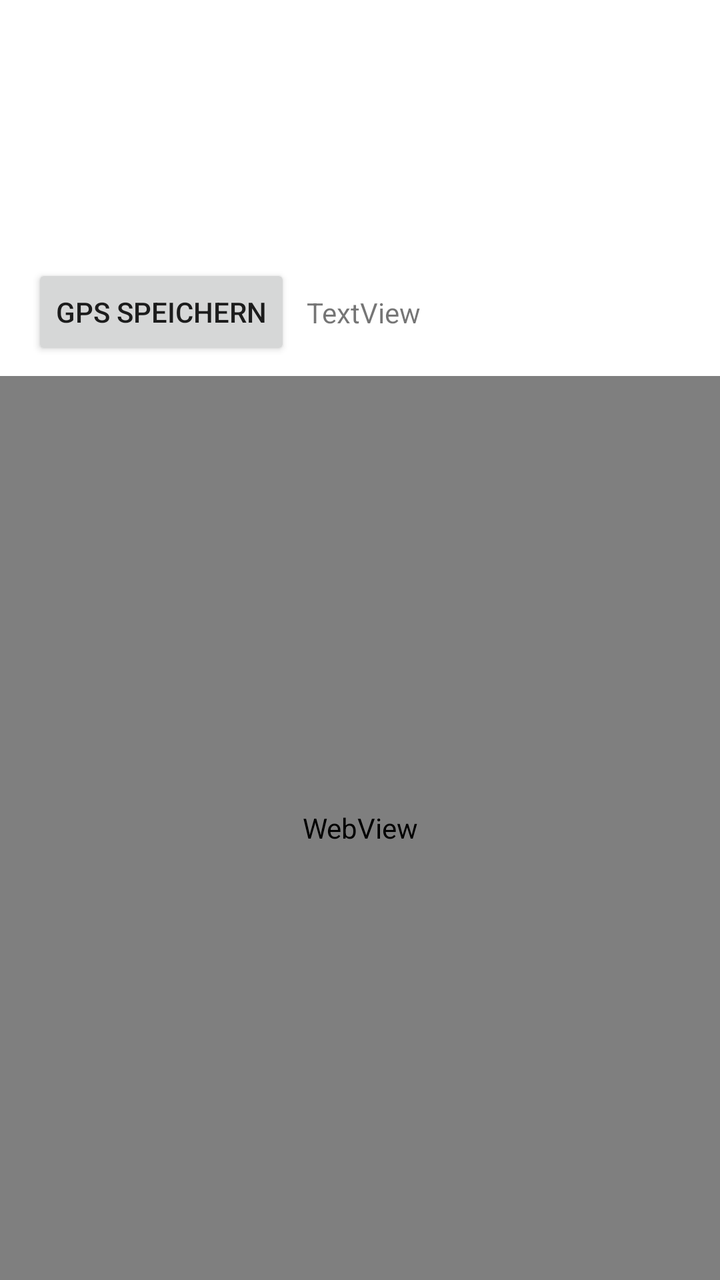
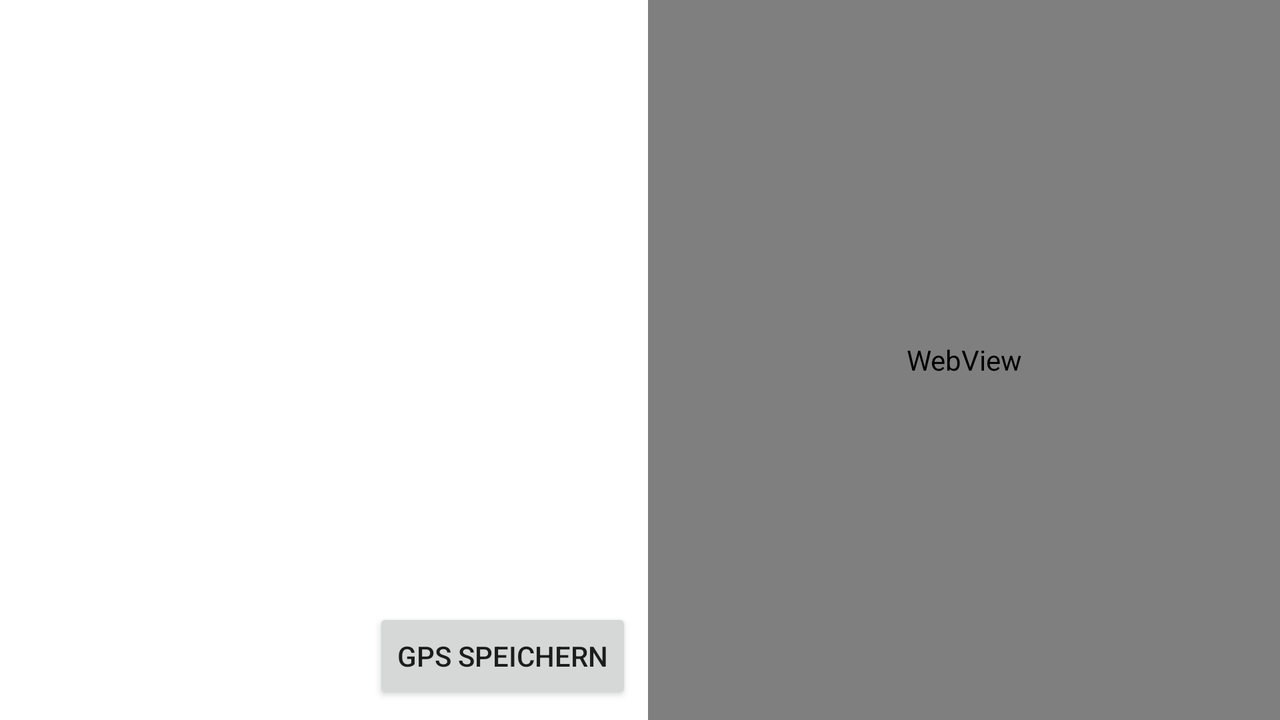

First picture: res/layout/ on a phone held upright. Second picture: the repository's own variant of that layout, on a device whose configuration matches the variant's folder. Source for both follows.
<!-- AndroidManifest.xml: application theme Theme.StundenplanHof -->
<!-- res/layout/activity_room.xml -->
<?xml version="1.0" encoding="utf-8"?>
<androidx.constraintlayout.widget.ConstraintLayout xmlns:android="http://schemas.android.com/apk/res/android"
    xmlns:app="http://schemas.android.com/apk/res-auto"
    xmlns:tools="http://schemas.android.com/tools"
    android:layout_width="match_parent"
    android:layout_height="match_parent"
    tools:context=".RoomActivity">

    <TextView
        android:id="@+id/textViewRoomHeader"
        android:layout_width="0dp"
        android:layout_height="wrap_content"
        android:layout_marginStart="16dp"
        android:layout_marginTop="8dp"
        android:layout_marginEnd="16dp"
        android:textSize="20sp"
        android:textStyle="bold"
        app:layout_constraintEnd_toEndOf="parent"
        app:layout_constraintStart_toStartOf="parent"
        app:layout_constraintTop_toTopOf="parent" />

    <TextView
        android:id="@+id/textViewRoomBuilding"
        android:layout_width="0dp"
        android:layout_height="wrap_content"
        android:layout_marginTop="8dp"
        android:textSize="16sp"
        app:layout_constraintEnd_toEndOf="@+id/textViewRoomHeader"
        app:layout_constraintStart_toStartOf="@+id/textViewRoomHeader"
        app:layout_constraintTop_toBottomOf="@+id/textViewRoomHeader" />

    <TextView
        android:id="@+id/textViewRoomFloor"
        android:layout_width="0dp"
        android:layout_height="wrap_content"
        android:layout_marginTop="8dp"
        android:textSize="16sp"
        app:layout_constraintEnd_toEndOf="@+id/textViewRoomBuilding"
        app:layout_constraintStart_toStartOf="@+id/textViewRoomBuilding"
        app:layout_constraintTop_toBottomOf="@+id/textViewRoomBuilding" />

    <TextView
        android:id="@+id/textViewRoomGPS"
        android:layout_width="0dp"
        android:layout_height="wrap_content"
        android:layout_marginTop="8dp"
        android:textSize="16sp"
        app:layout_constraintEnd_toEndOf="@+id/textViewRoomFloor"
        app:layout_constraintStart_toStartOf="@+id/textViewRoomFloor"
        app:layout_constraintTop_toBottomOf="@+id/textViewRoomFloor" />

    <Button
        android:id="@+id/buttonSaveGPS"
        android:layout_width="wrap_content"
        android:layout_height="wrap_content"
        android:layout_marginTop="8dp"
        android:onClick="onClickGpsSave"
        android:text="@string/gps_save"
        app:layout_constraintEnd_toStartOf="@+id/textViewCurrLoc"
        app:layout_constraintHorizontal_bias="0.0"
        app:layout_constraintStart_toStartOf="@+id/textViewRoomGPS"
        app:layout_constraintTop_toBottomOf="@+id/textViewRoomGPS" />

    <TextView
        android:id="@+id/textViewCurrLoc"
        android:layout_width="0dp"
        android:layout_height="wrap_content"
        android:layout_marginStart="8dp"
        android:layout_marginTop="8dp"
        android:layout_marginEnd="16dp"
        android:layout_marginBottom="8dp"
        android:text="TextView"
        android:textAlignment="viewStart"
        app:layout_constraintBottom_toBottomOf="@+id/buttonSaveGPS"
        app:layout_constraintEnd_toEndOf="parent"
        app:layout_constraintHorizontal_bias="0.5"
        app:layout_constraintStart_toEndOf="@+id/buttonSaveGPS"
        app:layout_constraintTop_toTopOf="@+id/buttonSaveGPS" />

    <WebView
        android:id="@+id/webViewRoomLoc"
        android:layout_width="0dp"
        android:layout_height="0dp"
        android:layout_marginTop="8dp"
        app:layout_constraintBottom_toBottomOf="parent"
        app:layout_constraintEnd_toEndOf="parent"
        app:layout_constraintStart_toStartOf="parent"
        app:layout_constraintTop_toBottomOf="@+id/buttonSaveGPS" />

</androidx.constraintlayout.widget.ConstraintLayout>
<!-- resources referenced by this layout -->
<resources>
  <string name="gps_save">GPS speichern</string>
  <style name="Theme.StundenplanHof" parent="Theme.MaterialComponents.DayNight.DarkActionBar">
          
          <item name="colorPrimary">@color/primaryBlue</item>
          <item name="colorPrimaryVariant">@color/darkerBlue</item>
          <item name="colorOnPrimary">@color/white</item>
          
          <item name="colorSecondary">@color/green</item>
          <item name="colorSecondaryVariant">@color/darkgreen</item>
          <item name="colorOnSecondary">@color/white</item>
          
          <item name="android:statusBarColor" tools:targetApi="l">?attr/colorPrimaryVariant</item>
          
          <item name="bottomSheetDialogTheme">@style/AppBottomSheetDialogTheme</item>
      </style>
  <color name="primaryBlue">#FF6B90F3</color>
  <color name="darkerBlue">#FF4962A6</color>
  <color name="white">#FFFFFFFF</color>
  <color name="green">#FF00b774</color>
  <color name="darkgreen">#FF008648</color>
  <style name="AppBottomSheetDialogTheme" parent="Theme.Design.Light.BottomSheetDialog">
          <item name="bottomSheetStyle">@style/AppModalStyle</item>
      </style>
  <style name="AppModalStyle" parent="Widget.Design.BottomSheet.Modal">
          <item name="android:background">@drawable/rounded_dialog</item>
      </style>
  <!-- drawable rounded_dialog (drawable-night) -->
  <?xml version="1.0" encoding="utf-8"?>
  <shape xmlns:android="http://schemas.android.com/apk/res/android"
      android:shape="rectangle">
      <solid android:color="@color/darkBottomSheet"/>
      <corners android:topLeftRadius="16dp"
          android:topRightRadius="16dp"/>
  
  </shape>
</resources>
<!-- res/layout-land/activity_room.xml (the author's variant of the layout above) -->
<!-- drawn on the phone turned sideways -->
<?xml version="1.0" encoding="utf-8"?>
<androidx.constraintlayout.widget.ConstraintLayout xmlns:android="http://schemas.android.com/apk/res/android"
    xmlns:app="http://schemas.android.com/apk/res-auto"
    xmlns:tools="http://schemas.android.com/tools"
    android:layout_width="match_parent"
    android:layout_height="match_parent">

    <TextView
        android:id="@+id/textViewRoomHeader"
        android:layout_width="0dp"
        android:layout_height="wrap_content"
        android:layout_marginTop="8dp"
        android:textSize="20sp"
        android:textStyle="bold"
        app:layout_constraintEnd_toStartOf="@+id/webViewRoomLoc"
        app:layout_constraintHorizontal_bias="0.5"
        app:layout_constraintStart_toStartOf="parent"
        app:layout_constraintTop_toTopOf="parent" />

    <TextView
        android:id="@+id/textViewRoomBuilding"
        android:layout_width="0dp"
        android:layout_height="wrap_content"
        android:layout_marginTop="8dp"
        android:textSize="16sp"
        app:layout_constraintEnd_toEndOf="@+id/textViewRoomHeader"
        app:layout_constraintStart_toStartOf="@+id/textViewRoomHeader"
        app:layout_constraintTop_toBottomOf="@+id/textViewRoomHeader" />

    <TextView
        android:id="@+id/textViewRoomFloor"
        android:layout_width="0dp"
        android:layout_height="wrap_content"
        android:layout_marginTop="8dp"
        android:textSize="16sp"
        app:layout_constraintEnd_toEndOf="@+id/textViewRoomBuilding"
        app:layout_constraintStart_toStartOf="@+id/textViewRoomBuilding"
        app:layout_constraintTop_toBottomOf="@+id/textViewRoomBuilding" />

    <TextView
        android:id="@+id/textViewRoomGPS"
        android:layout_width="0dp"
        android:layout_height="wrap_content"
        android:layout_marginTop="8dp"
        android:textSize="16sp"
        app:layout_constraintEnd_toEndOf="@+id/textViewRoomFloor"
        app:layout_constraintStart_toStartOf="@+id/textViewRoomFloor"
        app:layout_constraintTop_toBottomOf="@+id/textViewRoomFloor" />

    <TextView
        android:id="@+id/textViewCurrLoc"
        android:layout_width="0dp"
        android:layout_height="wrap_content"
        android:layout_marginStart="16dp"
        android:layout_marginTop="8dp"
        android:layout_marginEnd="8dp"
        android:layout_marginBottom="8dp"
        android:textAlignment="viewStart"
        app:layout_constraintBottom_toBottomOf="@+id/buttonSaveGPS"
        app:layout_constraintEnd_toStartOf="@+id/buttonSaveGPS"
        app:layout_constraintHorizontal_bias="0.5"
        app:layout_constraintStart_toStartOf="parent"
        app:layout_constraintTop_toTopOf="@+id/buttonSaveGPS" />

    <Button
        android:id="@+id/buttonSaveGPS"
        android:layout_width="wrap_content"
        android:layout_height="wrap_content"
        android:layout_marginTop="8dp"
        android:layout_marginBottom="8dp"
        android:text="@string/gps_save"
        app:layout_constraintBottom_toBottomOf="parent"
        app:layout_constraintEnd_toEndOf="@+id/textViewRoomGPS"
        app:layout_constraintHorizontal_bias="1.0"
        app:layout_constraintStart_toStartOf="@+id/textViewRoomGPS"
        app:layout_constraintTop_toBottomOf="@+id/textViewRoomGPS"
        app:layout_constraintVertical_bias="1.0" />

    <WebView
        android:id="@+id/webViewRoomLoc"
        android:layout_width="0dp"
        android:layout_height="0dp"
        android:layout_marginStart="8dp"
        app:layout_constraintBottom_toBottomOf="parent"
        app:layout_constraintEnd_toEndOf="parent"
        app:layout_constraintHorizontal_bias="0.5"
        app:layout_constraintStart_toEndOf="@+id/textViewRoomHeader"
        app:layout_constraintTop_toTopOf="parent" />

</androidx.constraintlayout.widget.ConstraintLayout>
